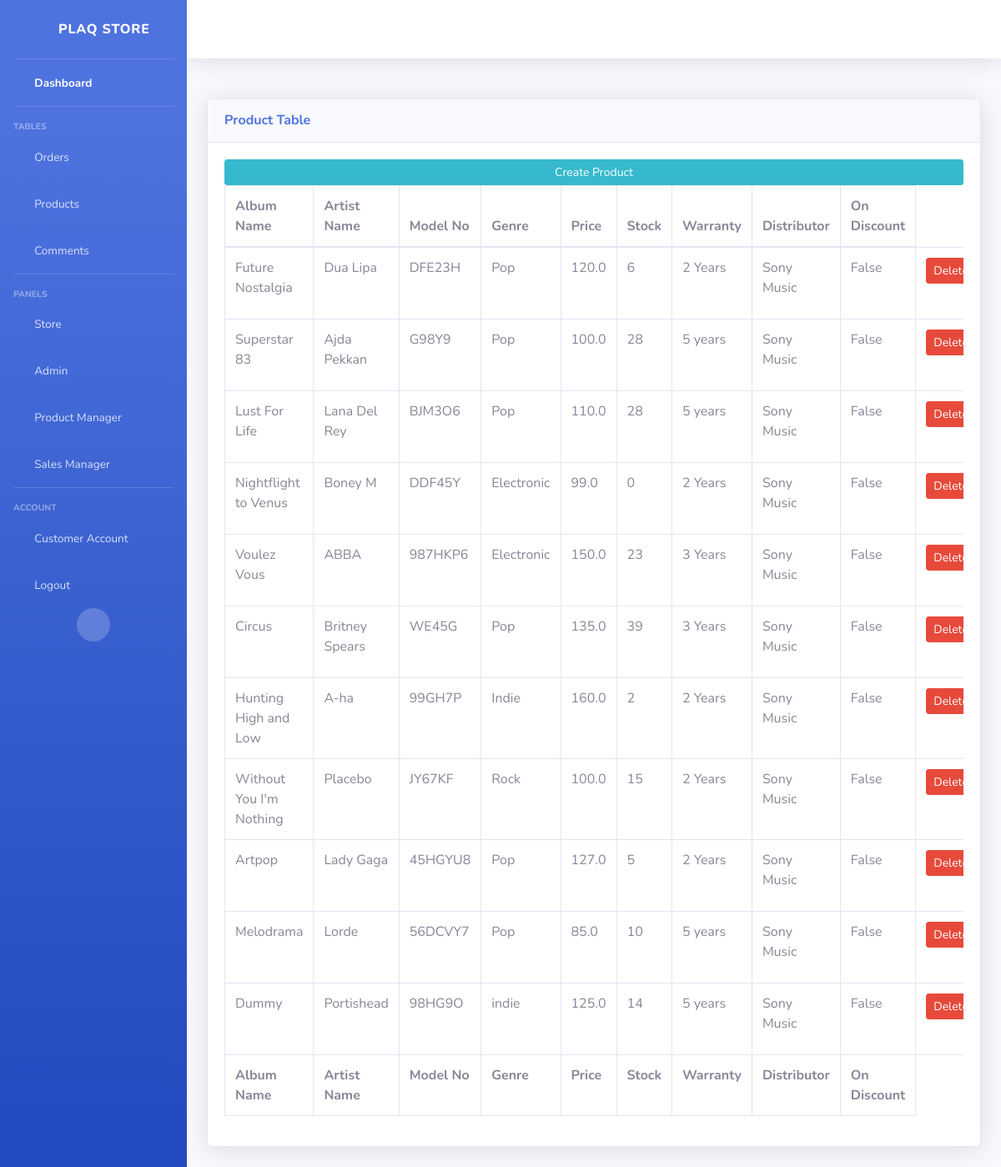
The page /product-manager/ (signed in) on the database as committed earlier.
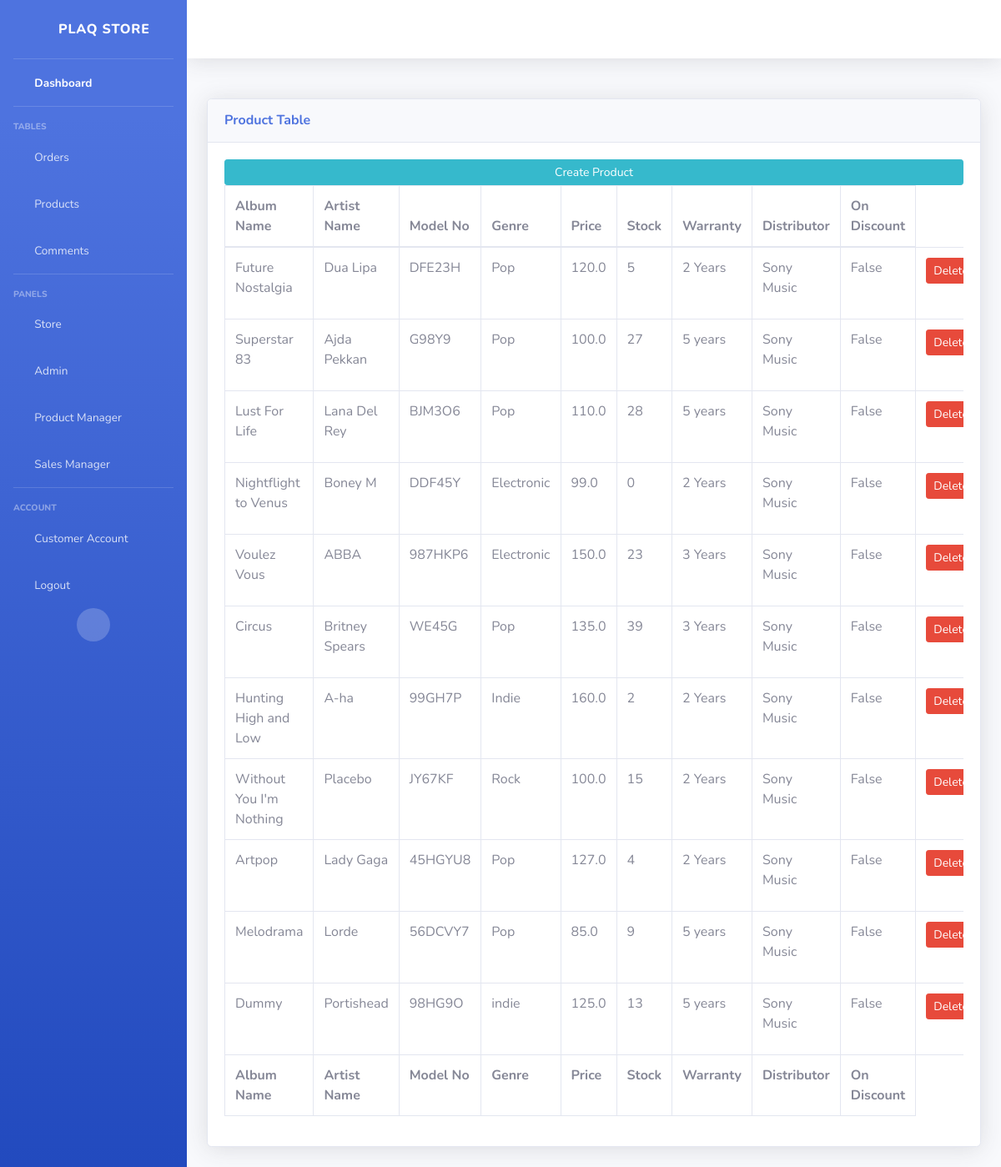
The same page on the database as committed later.
### store/models.py (models this page shows, shortened)
class Product(models.Model):
    model_no = models.CharField(max_length=200, blank=True, null=True)
    album_name = models.CharField(max_length=200, blank=False)
    artist_name = models.CharField(max_length=200, blank=False)
    description = models.CharField(max_length=500, blank=True, null=True)
    genre = models.CharField(max_length=200, blank=True, null=True)
    warranty = models.CharField(max_length=200, blank=True, null=True)
    distributor = models.CharField(max_length=200, blank=True, null=True)
    price = models.FloatField()
    stock = models.IntegerField(default=0, null=True, blank=True)
    onDiscount = models.BooleanField(default= False)
    image = models.ImageField(blank=True, null=True)

### mysite/decorators.py (the view)
    def wrapper_func(request, *args, **kwargs):
        group_list = []
        user = request.user
        for groups in user.groups.all():
            group_list.append(groups.name)
        if 'product manager' in group_list:
            return view_func(request, *args, **kwargs)
        else:
            return redirect('store')

### managers/views.py (called while the page is built)
@product_manager
def pmTables(request):
    products = Product.objects.all()
    context={'products': products}
    return render(request, "managers/tables.html", context)

### managers/templates/managers/tables.html (shortened to what this page needs)
{% include 'managers/base.html' %}
{% load static %}
{%block content%}
<div class="card shadow mb-4">
    <div class="card-header py-3">
        <h6 class="m-0 font-weight-bold text-primary">Product Table</h6>
    </div>
    <div class="card-body">
        <a class="btn btn-info  btn-sm btn-block" href="{% url 'create_product' %}">Create Product</a>
        <div class="table-responsive">
            <table class="table table-bordered" id="dataTable" width="100%" cellspacing="0">
                <thead>
                    <tr>
                        <th>Album Name</th>
                        <th>Artist Name</th>
                        <th>Model No</th>
                        <th>Genre</th>
                        <th>Price</th>
                        <th>Stock</th>
                        <th>Warranty</th>
                        <th>Distributor</th>
                        <th>On Discount</th>
                    </tr>
                </thead>
                <tfoot>
                    <tr>
                        <th>Album Name</th>
                        <th>Artist Name</th>
                        <th>Model No</th>
                        <th>Genre</th>
                        <th>Price</th>
                        <th>Stock</th>
                        <th>Warranty</th>
                        <th>Distributor</th>
                        <th>On Discount</th>
                    </tr>
                </tfoot>
                <tbody>
                    {% for product in products %}
                    <tr>
                        <td>{{product.album_name}}</td>
                        <td>{{product.artist_name}}</td>
                        <td>{{product.model_no}}</td>
                        <td>{{product.genre}}</td>
                        <td>{{product.price}}</td>
                        <td>{{product.stock}}</td>
                        <td>{{product.warranty}}</td>
                        <td>{{product.distributor}}</td>
                        <td>{{product.onDiscount}}</td>
                        <td><a class="btn btn-sm btn-danger" href="{% url 'delete_product' product.id %}">Delete</a></td>
                    </tr>
                    {% endfor %}
                </tbody>
            </table>
        </div>
    </div>
</div>
{%endblock content %}

Rows that differ between the two databases and show on the page:
changed Product "Future Nostalgia": stock "6" → "5"
changed Product "Superstar 83": stock "28" → "27"
changed Product "Artpop": stock "5" → "4"
changed Product "Melodrama": stock "10" → "9"
changed Product "Dummy": stock "14" → "13"
